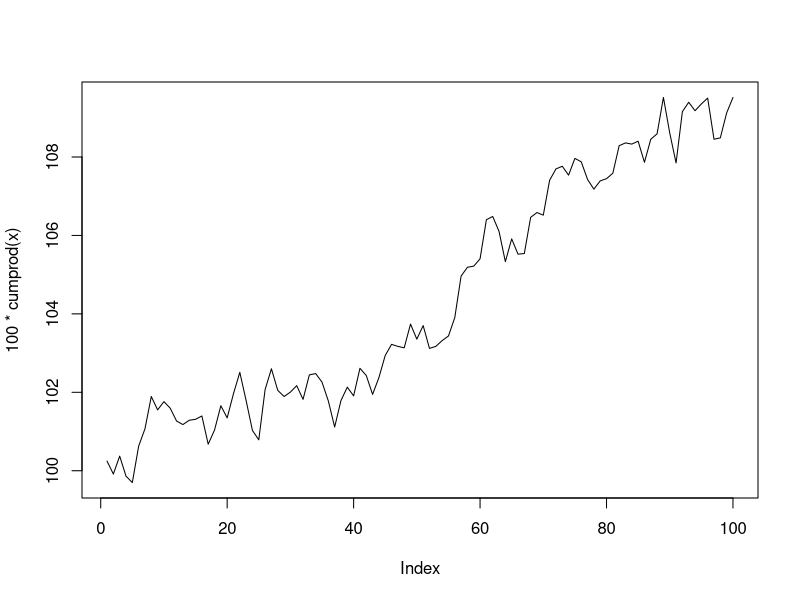
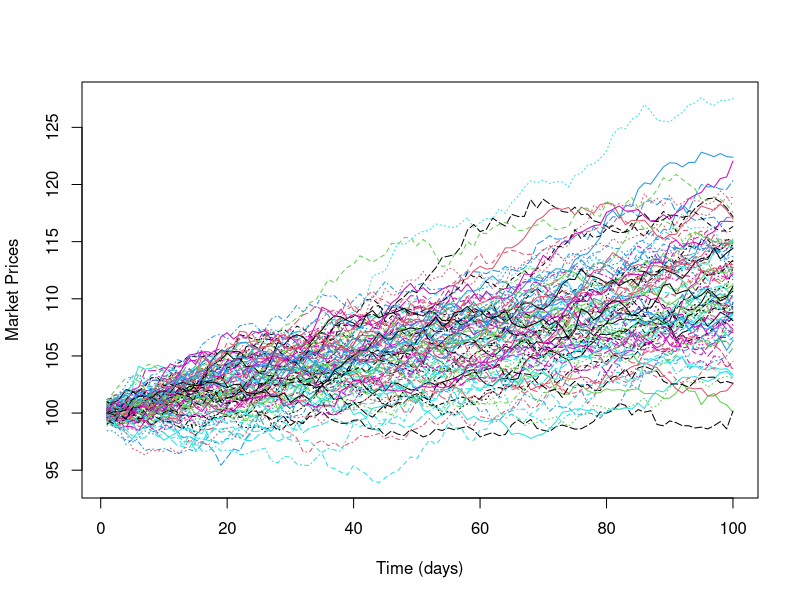
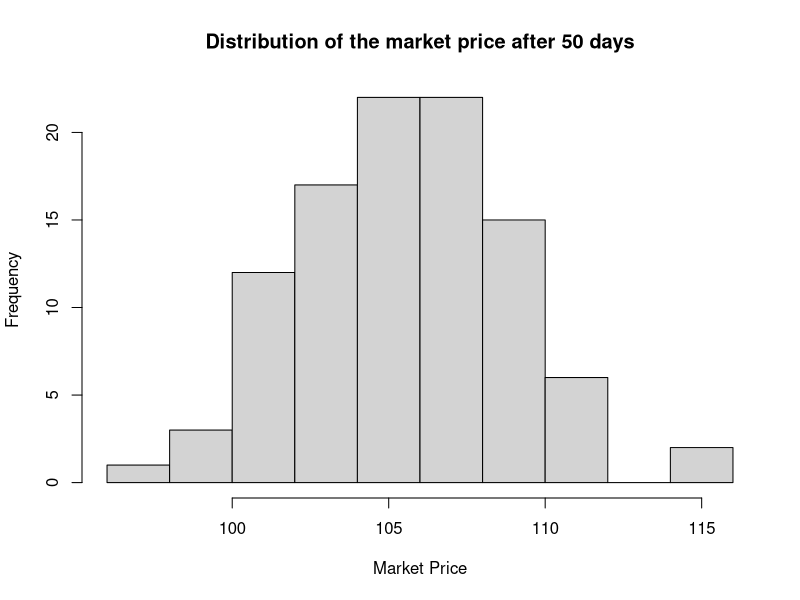
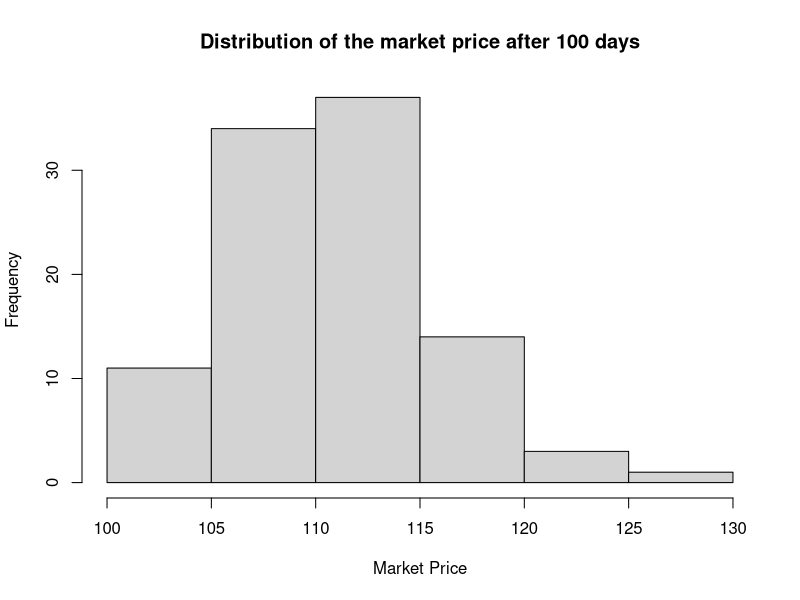

Source code (R) for these figures, in order:
# Plot one ----------------------------------------------------------------
x <- rnorm(100, 1.001, 0.005) #Simulate daily change for 100 days
plot(100*cumprod(x), type = 'l') #multiply each day by the previous days

# Plot 100 realisations ---------------------------------------------------
market.index <- matrix(NA, 100, 100) #Initialise a matrix to store trajectories
for(i in 1:100){
  x <- rnorm(100, 1.001, 0.005)
  market.index[, i] <- 100*cumprod(x)
}

#Plot all trajectories
matplot(market.index, type = 'l', xlab = "Time (days)", ylab = "Market Prices")

#Get distribution of days 50 and 100
hist(market.index[50, ], xlab = "Market Price", main="Distribution of the market price after 50 days")
hist(market.index[100, ], xlab = "Market Price", main="Distribution of the market price after 100 days")
quantile(market.index[50, ], c(0.25, 0.5, 0.75))
quantile(market.index[100, ], c(0.25, 0.5, 0.75))



